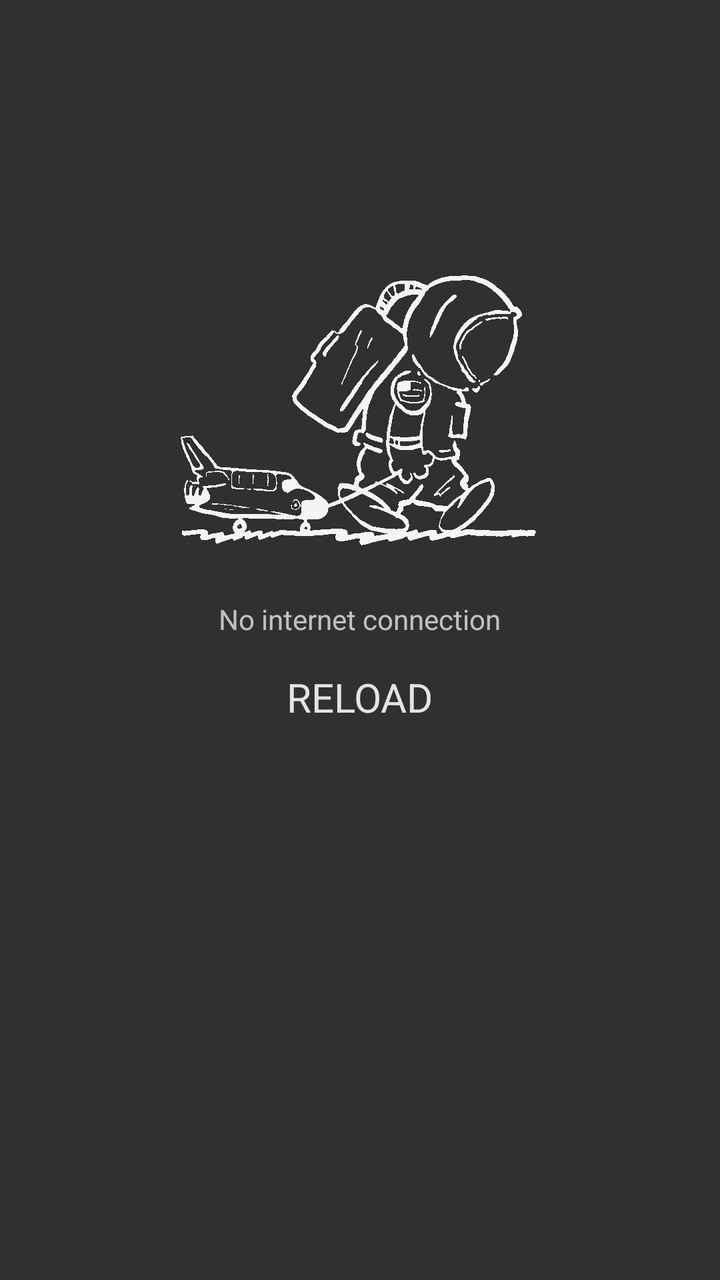
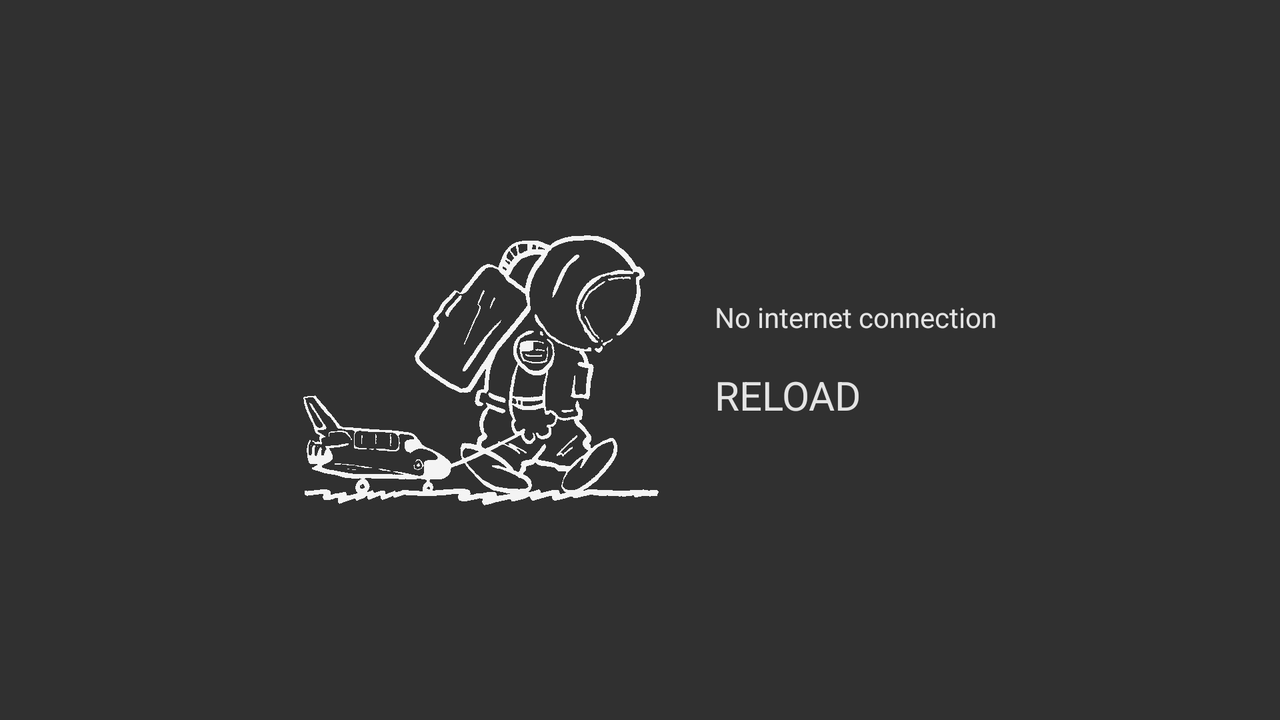

Two renders of one Android screen. The first uses the default layout on a phone; the second uses the alternative layout the repository ships for a different screen configuration, on a matching device. The two XML files are below.
<!-- AndroidManifest.xml: application theme AppTheme -->
<!-- res/layout/zero_state_list.xml -->
<?xml version="1.0" encoding="utf-8"?>
<RelativeLayout xmlns:android="http://schemas.android.com/apk/res/android"
    xmlns:tools="http://schemas.android.com/tools"
    android:layout_width="match_parent"
    android:layout_height="match_parent">

    <ImageView
        android:id="@+id/iv_astronaut"
        android:layout_width="200dp"
        android:layout_height="200dp"
        android:layout_centerHorizontal="true"
        android:layout_marginTop="100dp"
        android:src="@drawable/sad_astronaut" />

    <TextView
        android:id="@+id/tv_zero_state"
        android:layout_width="wrap_content"
        android:layout_height="wrap_content"
        android:layout_below="@+id/iv_astronaut"
        android:layout_centerHorizontal="true"
        android:text="@string/no_connection" />

    <TextView
        android:id="@+id/tv_retry"
        style="@style/text_title_dark"
        android:layout_width="wrap_content"
        android:layout_height="wrap_content"
        android:layout_below="@+id/tv_zero_state"
        android:layout_centerHorizontal="true"
        android:layout_gravity="right"
        android:background="@drawable/selector_default"
        android:padding="16dp"
        android:text="@string/reload"
        android:textAllCaps="true"
        android:visibility="invisible"
        tools:visibility="visible" />

</RelativeLayout>
<!-- resources referenced by this layout -->
<resources>
  <!-- drawable sad_astronaut: png bitmap (drawable, 28657 bytes) -->
  <!-- drawable selector_default (drawable) -->
  <?xml version="1.0" encoding="utf-8"?>
  <selector xmlns:android="http://schemas.android.com/apk/res/android">
      
      <item android:state_pressed="true" android:drawable="@color/selector_color" />
      
      <item android:state_selected="true" android:drawable="@color/selector_color" />
      
      <item android:state_focused="true" android:drawable="@color/selector_color" />
      
      <item android:drawable="@android:color/transparent"/>
  </selector>
  <string name="no_connection">No internet connection</string>
  <string name="reload">Reload</string>
  <style name="text_title_dark" parent="Theme.AppCompat">
          <item name="android:textSize">@dimen/title</item>
          <item name="android:textColor">@color/title_dark_theme</item>
      </style>
  <style name="AppTheme" parent="Theme.AppCompat.NoActionBar">
          <item name="colorPrimary">@color/primary_dark</item>
          <item name="colorPrimaryDark">@color/primary_dark</item>
          <item name="colorAccent">@color/accent</item>
          <item name="windowActionModeOverlay">true</item>
          <item name="drawerArrowStyle">@style/arrow_toggle_style</item>
          <item name="actionOverflowButtonStyle">@style/toolbar_overflow_style</item>
      </style>
  <color name="selector_color">#6700bcd4</color>
  <dimen name="title">20sp</dimen>
  <color name="title_dark_theme">#deffffff</color>
  <color name="primary_dark">#ff000000</color>
  <color name="accent">#00BCD4</color>
  <style name="arrow_toggle_style" parent="Widget.AppCompat.DrawerArrowToggle">
          <item name="color">@android:color/white</item>
      </style>
  <style name="toolbar_overflow_style" parent="Widget.AppCompat.ActionButton.Overflow">
          <item name="android:src">@drawable/ic_more_vert_white_24dp</item>
      </style>
</resources>
<!-- res/layout-land/zero_state_list.xml (the repository's variant of the layout above) -->
<!-- drawn on the phone turned sideways -->
<?xml version="1.0" encoding="utf-8"?>
<RelativeLayout xmlns:android="http://schemas.android.com/apk/res/android"
    xmlns:tools="http://schemas.android.com/tools"
    android:layout_width="match_parent"
    android:layout_height="match_parent">

    <RelativeLayout
        android:layout_width="wrap_content"
        android:layout_height="wrap_content"
        android:layout_centerHorizontal="true"
        android:layout_centerVertical="true">

        <ImageView
            android:id="@+id/iv_astronaut"
            android:layout_width="200dp"
            android:layout_height="200dp"
            android:src="@drawable/sad_astronaut" />

        <LinearLayout
            android:layout_width="wrap_content"
            android:layout_height="wrap_content"
            android:layout_centerVertical="true"
            android:layout_toEndOf="@+id/iv_astronaut"
            android:layout_toRightOf="@+id/iv_astronaut"
            android:orientation="vertical">

            <TextView
                android:id="@+id/tv_zero_state"
                style="@style/text_body1_dark"
                android:layout_width="wrap_content"
                android:layout_height="wrap_content"
                android:paddingLeft="16dp"
                android:paddingTop="16dp"
                android:text="@string/no_connection" />

            <TextView
                android:id="@+id/tv_retry"
                style="@style/text_title_dark"
                android:layout_width="wrap_content"
                android:layout_height="wrap_content"
                android:background="@drawable/selector_default"
                android:padding="16dp"
                android:text="@string/reload"
                android:textAllCaps="true"
                android:visibility="invisible"
                tools:visibility="visible" />

        </LinearLayout>

    </RelativeLayout>

</RelativeLayout>
<!-- resources referenced by the variant -->
<!-- as the phone turned sideways resolves them -->
<resources>
  <!-- drawable sad_astronaut: png bitmap (drawable, 28657 bytes) -->
  <!-- drawable selector_default (drawable) -->
  <?xml version="1.0" encoding="utf-8"?>
  <selector xmlns:android="http://schemas.android.com/apk/res/android">
      
      <item android:state_pressed="true" android:drawable="@color/selector_color" />
      
      <item android:state_selected="true" android:drawable="@color/selector_color" />
      
      <item android:state_focused="true" android:drawable="@color/selector_color" />
      
      <item android:drawable="@android:color/transparent"/>
  </selector>
  <string name="no_connection">No internet connection</string>
  <string name="reload">Reload</string>
  <style name="text_body1_dark" parent="Theme.AppCompat">
          <item name="android:textSize">@dimen/body</item>
          <item name="android:textColor">@color/body_dark_theme</item>
      </style>
  <style name="text_title_dark" parent="Theme.AppCompat">
          <item name="android:textSize">@dimen/title</item>
          <item name="android:textColor">@color/title_dark_theme</item>
      </style>
  <style name="AppTheme" parent="Theme.AppCompat.NoActionBar">
          <item name="colorPrimary">@color/primary_dark</item>
          <item name="colorPrimaryDark">@color/primary_dark</item>
          <item name="colorAccent">@color/accent</item>
          <item name="windowActionModeOverlay">true</item>
          <item name="drawerArrowStyle">@style/arrow_toggle_style</item>
          <item name="actionOverflowButtonStyle">@style/toolbar_overflow_style</item>
      </style>
  <color name="selector_color">#6700bcd4</color>
  <dimen name="body">14sp</dimen>
  <color name="body_dark_theme">#deffffff</color>
  <dimen name="title">20sp</dimen>
  <color name="title_dark_theme">#deffffff</color>
  <color name="primary_dark">#ff000000</color>
  <color name="accent">#00BCD4</color>
  <style name="arrow_toggle_style" parent="Widget.AppCompat.DrawerArrowToggle">
          <item name="color">@android:color/white</item>
      </style>
  <style name="toolbar_overflow_style" parent="Widget.AppCompat.ActionButton.Overflow">
          <item name="android:src">@drawable/ic_more_vert_white_24dp</item>
      </style>
</resources>
